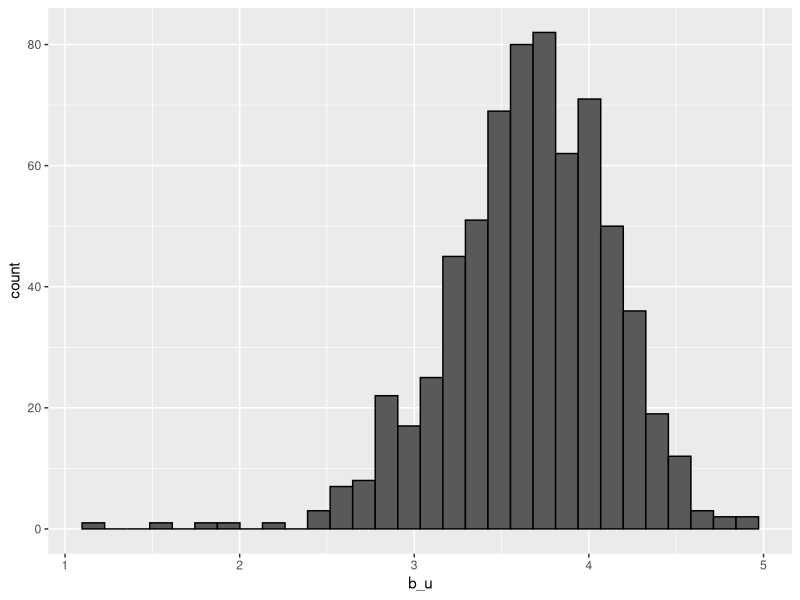

Generate this figure with R:
#Recommendation Systems
#Library
library(dslabs)
library(tidyverse)
data("movielens")

#setup training and testing data sets
movielens %>%
  summarize(n_users = n_distinct(userId),
            n_movies = n_distinct(movieId))

library(caret)
set.seed(755)
test_index <- createDataPartition(y = movielens$rating, times = 1,
                                  p = 0.2, list = FALSE)
train_set <- movielens[-test_index,]
test_set <- movielens[test_index,]

test_set <- test_set %>% 
  semi_join(train_set, by = "movieId") %>%
  semi_join(train_set, by = "userId")

#Develop model
#first model- mean

RMSE <- function(true_ratings, predicted_ratings){
  sqrt(mean((true_ratings - predicted_ratings)^2))
}

mu_hat <- mean(train_set$rating)
mu_hat

naive_rmse <- RMSE(test_set$rating, mu_hat)
naive_rmse

#second model- any data
predictions <- rep(2.5, nrow(test_set))
RMSE(test_set$rating, predictions)

#third model- avg of a movie
#model(it will takes a longtime to train):
#fit <- lm(rating ~ as.factor(userId), data = movielens)
#estimate model
mu <- mean(train_set$rating) 
movie_avgs <- train_set %>% 
  group_by(movieId) %>% 
  summarize(b_i = mean(rating - mu))

predicted_ratings <- mu + test_set %>% 
  left_join(movie_avgs, by='movieId') %>%
  pull(b_i)

model_1_rmse <- RMSE(predicted_ratings, test_set$rating)
model_1_rmse

#fourth model- avg rating of a user
#plot the rating of users
train_set %>% 
  group_by(userId) %>% 
  summarize(b_u = mean(rating)) %>% 
  filter(n()>=100) %>%
  ggplot(aes(b_u)) + 
  geom_histogram(bins = 30, color = "black")

#model(it will takes a longtime to train):
#lm(rating ~ as.factor(movieId) + as.factor(userId))

#estimate model
user_avgs <- train_set %>% 
  left_join(movie_avgs, by='movieId') %>%
  group_by(userId) %>%
  summarize(b_u = mean(rating - mu - b_i))

predicted_ratings <- test_set %>% 
  left_join(movie_avgs, by='movieId') %>%
  left_join(user_avgs, by='userId') %>%
  mutate(pred = mu + b_i + b_u) %>%
  pull(pred)

model_2_rmse <- RMSE(predicted_ratings, test_set$rating)
model_2_rmse

#Regularization
library(dslabs)
test_set %>% 
  left_join(movie_avgs, by='movieId') %>%
  mutate(residual = rating - (mu + b_i)) %>%
  arrange(desc(abs(residual))) %>% 
  select(title,  residual) %>% slice(1:10) %>% pull(title) 

#best movie and worse movie
movie_titles <- movielens %>% 
  dplyr::select(movieId, title) %>%
  distinct()

movie_avgs %>% left_join(movie_titles, by="movieId") %>%
  arrange(desc(b_i)) %>% 
  dplyr::select(title, b_i) %>% 
  slice(1:10) %>%  
  pull(title)

movie_avgs %>% left_join(movie_titles, by="movieId") %>%
  arrange(b_i) %>% 
  dplyr::select(title, b_i) %>% 
  slice(1:10) %>%  
  pull(title)

#frequency of a movie is rated
train_set %>% count(movieId) %>% 
  left_join(movie_avgs) %>%
  left_join(movie_titles, by="movieId") %>%
  arrange(desc(b_i)) %>% 
  slice(1:10) %>% 
  pull(n)

train_set %>% dplyr::count(movieId) %>% 
  left_join(movie_avgs) %>%
  left_join(movie_titles, by="movieId") %>%
  arrange(b_i) %>%
  slice(1:10) %>% 
  pull(n)


#Q1
library(dslabs)
test_set %>% 
  left_join(movie_avgs, by='movieId') %>%
  mutate(residual = rating - (mu + b_i)) %>%
  arrange(desc(abs(residual))) %>% 
  select(title,  residual) %>% slice(1:10) %>% pull(title) 
